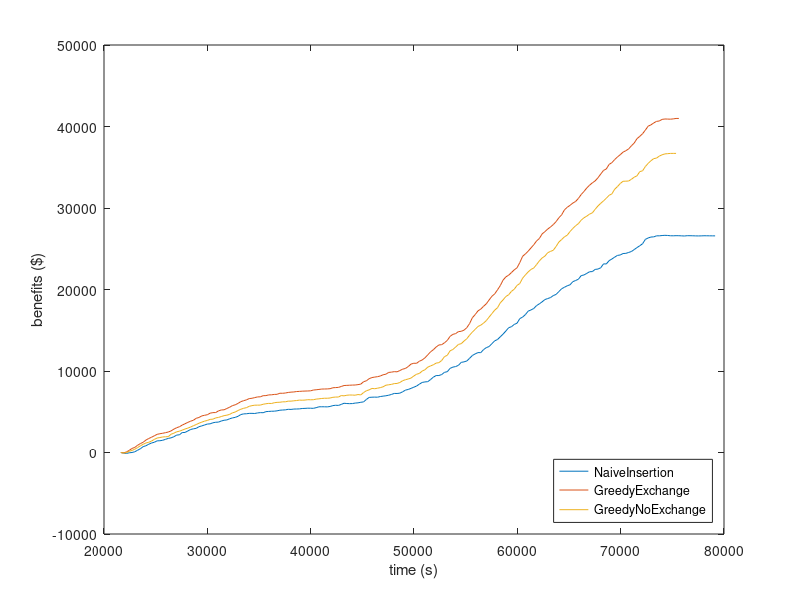

Recreate this plot in MATLAB.
x0 = [21630,21900,22170,22440,22710,22980,23250,23520,23790,24060,24330,24600,24870,25140,25410,25680,25950,26220,26490,26760,27030,27300,27570,27840,28110,28380,28650,28920,29190,29460,29730,30000,30270,30540,30810,31080,31350,31620,31890,32160,32430,32700,32970,33240,33510,33780,34050,34320,34590,34860,35130,35400,35670,35940,36210,36480,36750,37020,37290,37560,37830,38100,38370,38640,38910,39180,39450,39720,39990,40260,40530,40800,41070,41340,41610,41880,42150,42420,42690,42960,43230,43500,43770,44040,44310,44580,44850,45120,45390,45660,45930,46200,46470,46740,47010,47280,47550,47820,48090,48360,48630,48900,49170,49440,49710,49980,50250,50520,50790,51060,51330,51600,51870,52140,52410,52680,52950,53220,53490,53760,54030,54300,54570,54840,55110,55380,55650,55920,56190,56460,56730,57000,57270,57540,57810,58080,58350,58620,58890,59160,59430,59700,59970,60240,60510,60780,61050,61320,61590,61860,62130,62400,62670,62940,63210,63480,63750,64020,64290,64560,64830,65100,65370,65640,65910,66180,66450,66720,66990,67260,67530,67800,68070,68340,68610,68880,69150,69420,69690,69960,70230,70500,70770,71040,71310,71580,71850,72120,72390,72660,72930,73200,73470,73740,74010,74280,74550,74820,75090,75360,75630,75900,76170,76440,76710,76980,77250,77520,77790,78060,78330,78600,78870,79140];
y0 = [-0.86,-71.06,-113.16,-34.61,1.3,91.27,276.54,464.04,719.99,830.63,1013.68,1166.45,1255.17,1431.12,1443.41,1500.59,1615.38,1729.72,1798.23,1933.66,2135.67,2172.38,2448.37,2462.38,2641.87,2823.7,2906.41,2964.79,3163.8,3264.88,3374.35,3490.67,3517.9,3648.42,3711.45,3730.74,3863.07,3957.46,3996.91,4138.84,4244.1,4309.88,4441.46,4654.99,4738.41,4753.86,4801.7,4803.26,4788.09,4855.02,4893.91,4881.83,5013.54,5039.48,5062.86,5071.68,5114.5,5189.31,5213.24,5234.36,5302.34,5285.55,5331.32,5338.32,5352.56,5400.22,5413.74,5438.65,5433.65,5419.74,5501.74,5607.32,5612.05,5609.37,5597.22,5648.46,5755.22,5797.97,5777.31,5900.68,6043.93,6008.49,5993.72,6004.23,6064.76,6094.39,6161.63,6210.27,6508.01,6760.72,6786.59,6797.44,6785.3,6867.4,6915.75,6961.02,7028.56,7123.09,7250.17,7241.15,7282.48,7446.71,7655.71,7735.09,7868.13,8010.92,8156.02,8388.81,8594.85,8663.64,8689.04,8950.23,9242.26,9439.3,9445.35,9565.61,9838.15,9913.77,10320.83,10478.71,10543.57,10695.95,11058.61,11121.92,11227.96,11560.9,11904.63,12099.02,12258.28,12251.55,12623.8,12870.87,13001.98,13356.48,13702.49,13861.34,14196.41,14524.63,14908.71,15310.49,15434.36,15711.75,15865.44,16432.01,16613.39,16922.88,17344.97,17492.72,17669.91,18024.97,18240.99,18487.67,18767.87,18889.65,19008.54,19254.35,19396.93,19750.78,20096.14,20275.51,20455.57,20579.62,20959.7,21104.3,21260.98,21706.22,21784.65,21976.54,22179.53,22198.01,22465.5,22508.73,22664.83,23145.39,23133.73,23539.56,23741.8,23970.59,24185.62,24234.71,24414.69,24434.07,24544.81,24660.69,24898.37,25144.46,25368.29,25617.04,26150.76,26322.85,26439.85,26457.69,26587.09,26586.01,26623.21,26648.1,26630.68,26593.99,26590.54,26604.88,26600.24,26583.45,26565.02,26602.89,26599.72,26592.01,26579.42,26573.47,26580.06,26596.32,26591.68,26587.18,26583.9,26581.07];
x1 = [21630,21900,22170,22440,22710,22980,23250,23520,23790,24060,24330,24600,24870,25140,25410,25680,25950,26220,26490,26760,27030,27300,27570,27840,28110,28380,28650,28920,29190,29460,29730,30000,30270,30540,30810,31080,31350,31620,31890,32160,32430,32700,32970,33240,33510,33780,34050,34320,34590,34860,35130,35400,35670,35940,36210,36480,36750,37020,37290,37560,37830,38100,38370,38640,38910,39180,39450,39720,39990,40260,40530,40800,41070,41340,41610,41880,42150,42420,42690,42960,43230,43500,43770,44040,44310,44580,44850,45120,45390,45660,45930,46200,46470,46740,47010,47280,47550,47820,48090,48360,48630,48900,49170,49440,49710,49980,50250,50520,50790,51060,51330,51600,51870,52140,52410,52680,52950,53220,53490,53760,54030,54300,54570,54840,55110,55380,55650,55920,56190,56460,56730,57000,57270,57540,57810,58080,58350,58620,58890,59160,59430,59700,59970,60240,60510,60780,61050,61320,61590,61860,62130,62400,62670,62940,63210,63480,63750,64020,64290,64560,64830,65100,65370,65640,65910,66180,66450,66720,66990,67260,67530,67800,68070,68340,68610,68880,69150,69420,69690,69960,70230,70500,70770,71040,71310,71580,71850,72120,72390,72660,72930,73200,73470,73740,74010,74280,74550,74820,75090,75360,75630];
y1 = [-0.86,-42.32,65.82,264.33,496.4,627.72,886.51,1093.82,1256.46,1529.62,1719.13,1875.01,2050.36,2229.66,2304.31,2360.72,2434.37,2514.29,2650.45,2865.84,3039.52,3162.48,3361.73,3528.24,3694.79,3843.13,3955.83,4196.1,4297.59,4489.87,4564.51,4636.14,4824.95,4893.58,4901.36,5107.68,5218.38,5239.08,5404.26,5555.23,5753.78,5853.74,6025.02,6240.79,6355.59,6456.79,6612.86,6655.48,6736.69,6819.8,6833.02,6970.56,6981.05,7066.87,7079.45,7127.07,7140.58,7273.1,7266.81,7301.46,7370.52,7407.66,7429.1,7481.44,7499.04,7525.23,7538.78,7549.57,7568.74,7663.83,7697.75,7738.62,7784.93,7792.78,7802.16,7830.37,7944.94,7966.31,7990.06,8101.15,8218.72,8237.54,8256.04,8273.99,8281.89,8329.35,8389.07,8685.7,8797.96,9059.43,9194.88,9256.27,9304.25,9388.4,9537.81,9609.18,9826.31,9861.15,9921.64,9900.1,10056.2,10224.66,10312.02,10543.71,10847.55,10951.48,10944.54,11201.7,11351.18,11618.17,11978.09,12352.19,12607.14,12939.01,13195.93,13230.01,13463.46,13750.33,14248.4,14497.37,14587.71,14833.29,14870.65,15009.97,15317.64,15819.84,16540.91,16922.53,17376.21,17595.38,17940.16,18248.13,18721.67,19169.62,19466.86,19957.85,20481.07,21151.72,21549.49,21756.81,22080.02,22408.52,22667.0,23305.68,24072.86,24365.94,24703.84,25103.22,25490.64,25957.95,26257.16,26819.38,27101.86,27418.16,27671.82,27967.82,28331.39,28801.42,29168.07,29776.03,30087.7,30327.47,30606.29,30803.59,31177.71,31653.56,32030.82,32458.13,32799.66,33086.56,33325.72,33706.93,34167.26,34610.97,34788.53,35347.66,35565.49,35942.8,36266.64,36541.66,36852.71,37029.79,37249.98,37634.04,37969.12,38511.31,38791.46,39115.63,39560.71,40041.47,40202.73,40437.81,40628.58,40677.5,40873.14,40923.13,40911.13,40898.48,40934.86,40988.19,40989.43];
x2 = [21630,21900,22170,22440,22710,22980,23250,23520,23790,24060,24330,24600,24870,25140,25410,25680,25950,26220,26490,26760,27030,27300,27570,27840,28110,28380,28650,28920,29190,29460,29730,30000,30270,30540,30810,31080,31350,31620,31890,32160,32430,32700,32970,33240,33510,33780,34050,34320,34590,34860,35130,35400,35670,35940,36210,36480,36750,37020,37290,37560,37830,38100,38370,38640,38910,39180,39450,39720,39990,40260,40530,40800,41070,41340,41610,41880,42150,42420,42690,42960,43230,43500,43770,44040,44310,44580,44850,45120,45390,45660,45930,46200,46470,46740,47010,47280,47550,47820,48090,48360,48630,48900,49170,49440,49710,49980,50250,50520,50790,51060,51330,51600,51870,52140,52410,52680,52950,53220,53490,53760,54030,54300,54570,54840,55110,55380,55650,55920,56190,56460,56730,57000,57270,57540,57810,58080,58350,58620,58890,59160,59430,59700,59970,60240,60510,60780,61050,61320,61590,61860,62130,62400,62670,62940,63210,63480,63750,64020,64290,64560,64830,65100,65370,65640,65910,66180,66450,66720,66990,67260,67530,67800,68070,68340,68610,68880,69150,69420,69690,69960,70230,70500,70770,71040,71310,71580,71850,72120,72390,72660,72930,73200,73470,73740,74010,74280,74550,74820,75090,75360];
y2 = [-0.86,-63.12,-11.98,145.23,252.23,406.05,604.04,817.09,1005.39,1171.93,1252.39,1404.21,1609.93,1775.92,1835.59,1907.5,1932.28,1944.97,2241.96,2368.88,2541.48,2614.13,2742.83,2883.95,2993.68,3126.92,3285.93,3428.44,3593.67,3723.09,3847.59,3933.15,4066.43,4089.37,4246.4,4304.12,4412.99,4521.98,4581.29,4677.73,4868.86,4965.57,5153.66,5307.61,5424.29,5501.16,5666.29,5751.15,5806.45,5810.84,5816.85,5920.11,5982.39,6026.68,6013.8,6106.6,6153.15,6165.29,6218.97,6220.28,6303.52,6300.67,6344.54,6375.63,6429.5,6415.51,6434.14,6479.56,6469.45,6476.56,6550.9,6586.57,6628.62,6657.64,6656.99,6686.06,6772.5,6803.66,6807.06,6987.1,6951.43,7026.57,7055.92,7050.27,7030.82,7112.97,7067.07,7356.17,7574.39,7686.35,7864.01,7826.54,7891.03,7961.61,8062.35,8257.87,8308.97,8359.17,8455.13,8472.39,8591.08,8808.76,8929.96,9018.42,9132.58,9387.81,9603.45,9702.23,9989.95,10154.1,10473.23,10622.47,10765.63,10968.4,11025.23,11291.61,11764.89,11925.67,12478.1,12639.78,12940.15,13263.86,13353.01,13674.3,13963.73,14396.5,14777.82,15111.07,15465.35,15622.78,15872.56,16188.57,16618.97,17045.24,17469.36,17761.62,18362.12,18728.58,19142.85,19356.33,19773.16,20031.93,20502.78,20734.92,21386.34,21791.27,22156.28,22463.25,22639.99,23058.82,23508.46,23867.59,24101.53,24514.59,24674.85,24816.31,25283.28,25825.21,26133.25,26466.23,26664.92,27112.1,27493.71,27823.62,28083.88,28505.94,28801.84,29000.48,29251.44,29405.28,29840.8,30248.64,30574.62,30875.68,31194.97,31557.55,31735.03,32304.26,32628.78,33008.76,33279.64,33291.3,33311.61,33525.4,33780.15,33951.29,34463.13,34564.05,35091.78,35471.22,35800.18,36059.44,36123.94,36369.39,36528.82,36637.92,36668.57,36699.14,36701.44,36701.35];
plot(x0,y0,x1,y1,x2,y2);
legend('NaiveInsertion','GreedyExchange','GreedyNoExchange','location','southeast');
xlabel('time (s)');
ylabel('benefits ($)');
